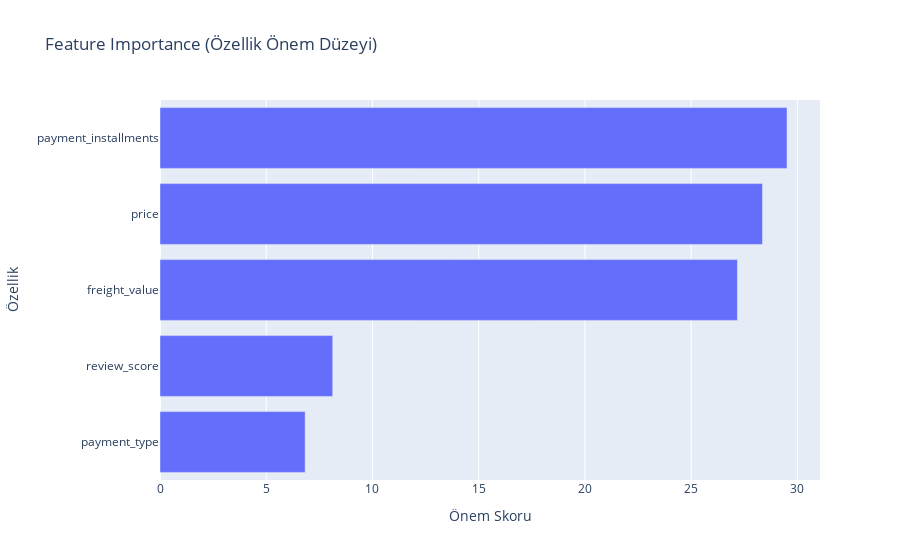

Notebook code for this chart:
### Markdown cell above
## 🧠 Adım 8: Feature Importance (Hangi Özellikler Önemli?)

Müşterinin sadık olup olmayacağını en çok ne etkiliyor?

### Code cell
feature_importance = model.get_feature_importance()
feature_names = X.columns

fi_df = pd.DataFrame({'feature': feature_names, 'importance': feature_importance})
fi_df = fi_df.sort_values(by='importance', ascending=True)

fig = px.bar(fi_df, x='importance', y='feature', orientation='h', 
             title='Feature Importance (Özellik Önem Düzeyi)',
             labels={'importance': 'Önem Skoru', 'feature': 'Özellik'})
fig.show()

### Figure 1 — Plotly figure (JSON) as saved in the notebook; plotly's stock layout.template omitted (floating-point values rounded to 4 significant figures)
{"data": [{"hovertemplate": "Önem Skoru=%{x}<br>Özellik=%{y}<extra></extra>", "legendgroup": "", "marker": {"color": "#636efa", "pattern": {"shape": ""}}, "name": "", "orientation": "h", "showlegend": false, "textposition": "auto", "type": "bar", "x": [6.831, 8.128, 27.18, 28.36, 29.51], "xaxis": "x", "y": ["payment_type", "review_score", "freight_value", "price", "payment_installments"], "yaxis": "y"}], "layout": {"barmode": "relative", "legend": {"tracegroupgap": 0}, "title": {"text": "Feature Importance (Özellik Önem Düzeyi)"}, "xaxis": {"anchor": "y", "domain": [0, 1], "title": {"text": "Önem Skoru"}}, "yaxis": {"anchor": "x", "domain": [0, 1], "title": {"text": "Özellik"}}}}
